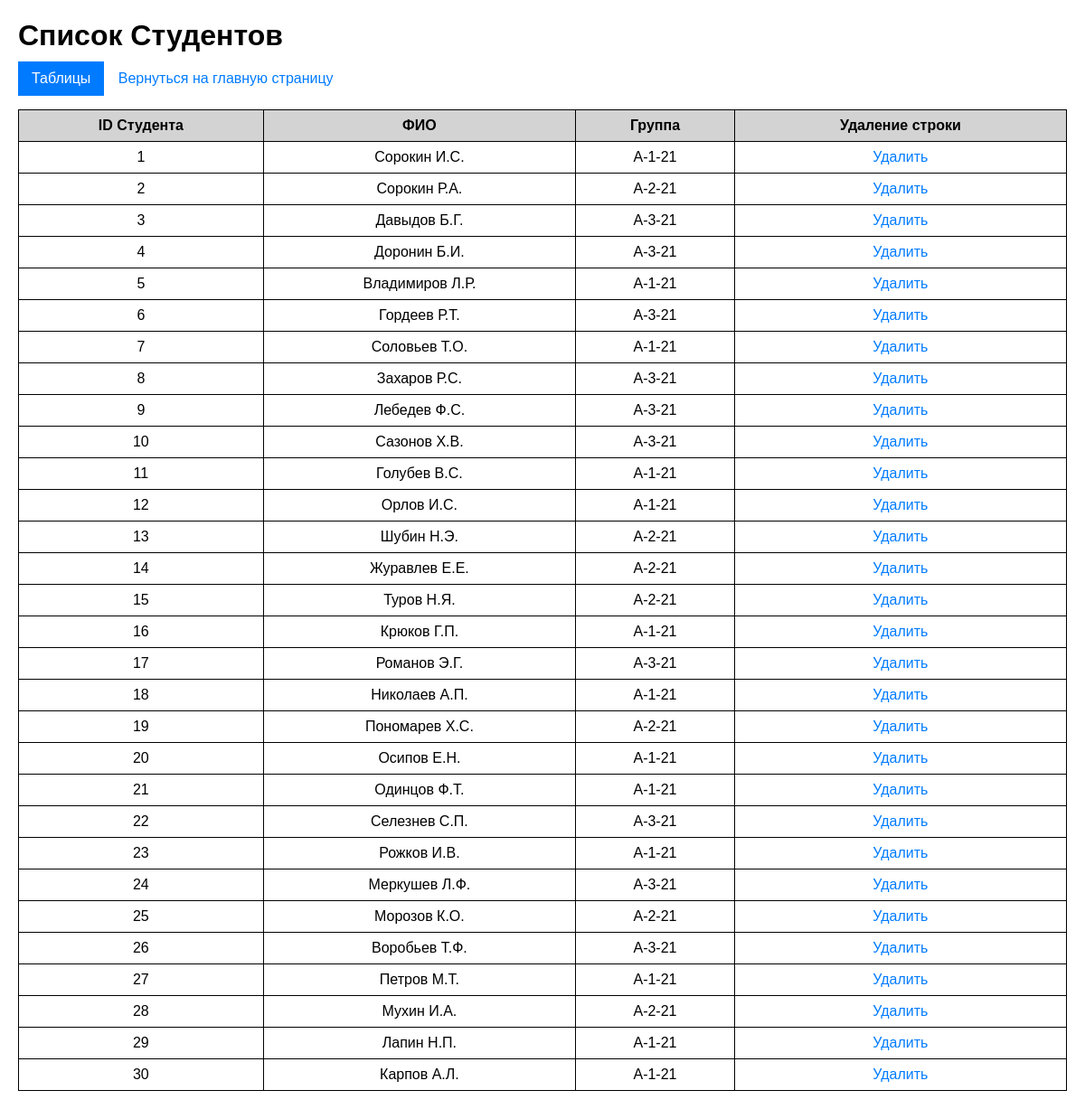
/students, run on the app's committed database.
### models.py (models this page shows)
class Student(Base):
    __tablename__ = 'students'
    student_id = Column(Integer, primary_key=True)
    firstname = Column(String, nullable=False)
    lastname = Column(String, nullable=False)
    patronymic = Column(String, nullable=False)
    group_student = Column(String, nullable=False)
    grades = relationship("StudentSubjectGrade", back_populates="student")
    interests = relationship("StudentThemeInterest", back_populates="student")
    distributions = relationship("Distribution", back_populates="student")

### app.py (the view)
@app.route("/students")
def display_students():
    students = student_repository.get_all(Student)
    return render_template('student_data.html', students=students)

### repositories.py (called while the page is built)
    def get_all(self, model):
        with self.Session() as session:
            return session.query(model).all()

### templates/student_data.html (shortened to what this page needs)
<!DOCTYPE html>
<html lang="en">
<head>
</head>
<body>
    <h1>Список Студентов</h1>
        {% include 'dropdown_tables.html' %}
    <a href="{{url_for('index')}}">Вернуться на главную страницу</a>
    <table>
        <tr>
            <th>ID Студента</th>
            <th>ФИО</th>
            <th>Группа</th>
            <th>Удаление строки</th>
        </tr>
        {%for student in students%}
        <tr>
            <td>{{student.student_id}}</td>
            <td>{{ student.lastname }} {{ student.firstname[0].upper() }}.{{ student.patronymic[0].upper()}}.</td>
            <td>{{student.group_student}}</td>
            <td>
                <a href=" ">Удалить</a>
            </td>
        </tr>
        {%endfor%}
    </table>
</body>
</html>

### templates/student_data.html (style rules this page uses)
body { font-family: Arial, sans-serif; margin: 20px; }
table { width: 100%; border-collapse: collapse; margin-top:15px; }
td,th { border: 1px solid ; padding: 8px; text-align: center; }
th { background-color: lightgray; font-size: 16px; font-weight: bold; }
a { font-size: 16px; padding: 5px 10px; text-decoration: none; color: #007bff; border: 1px solid transparent; border-radius: 5px; transition: background-color 0.3s; }
h1 { margin-bottom: 10px; }

### data on the page
Student: student_id "1", lastname "Сорокин", firstname "И", patronymic "С", group_student "A-1-21"
Student: student_id "2", lastname "Сорокин", firstname "Р", patronymic "А", group_student "A-2-21"
Student: student_id "3", lastname "Давыдов", firstname "Б", patronymic "Г", group_student "A-3-21"
Student: student_id "4", lastname "Доронин", firstname "Б", patronymic "И", group_student "A-3-21"
Student: student_id "5", lastname "Владимиров", firstname "Л", patronymic "Р", group_student "A-1-21"
Student: student_id "6", lastname "Гордеев", firstname "Р", patronymic "Т", group_student "A-3-21"
Student: student_id "7", lastname "Соловьев", firstname "Т", patronymic "О", group_student "A-1-21"
Student: student_id "8", lastname "Захаров", firstname "Р", patronymic "С", group_student "A-3-21"
Student: student_id "9", lastname "Лебедев", firstname "Ф", patronymic "С", group_student "A-3-21"
Student: student_id "10", lastname "Сазонов", firstname "Х", patronymic "В", group_student "A-3-21"
Student: student_id "11", lastname "Голубев", firstname "В", patronymic "С", group_student "A-1-21"
Student: student_id "12", lastname "Орлов", firstname "И", patronymic "С", group_student "A-1-21"
Student: student_id "13", lastname "Шубин", firstname "Н", patronymic "Э", group_student "A-2-21"
Student: student_id "14", lastname "Журавлев", firstname "Е", patronymic "Е", group_student "A-2-21"
Student: student_id "15", lastname "Туров", firstname "Н", patronymic "Я", group_student "A-2-21"
Student: student_id "16", lastname "Крюков", firstname "Г", patronymic "П", group_student "A-1-21"
Student: student_id "17", lastname "Романов", firstname "Э", patronymic "Г", group_student "A-3-21"
Student: student_id "18", lastname "Николаев", firstname "А", patronymic "П", group_student "A-1-21"
Student: student_id "19", lastname "Пономарев", firstname "Х", patronymic "С", group_student "A-2-21"
Student: student_id "20", lastname "Осипов", firstname "Е", patronymic "Н", group_student "A-1-21"
Student: student_id "21", lastname "Одинцов", firstname "Ф", patronymic "Т", group_student "A-1-21"
Student: student_id "22", lastname "Селезнев", firstname "С", patronymic "П", group_student "A-3-21"
Student: student_id "23", lastname "Рожков", firstname "И", patronymic "В", group_student "A-1-21"
Student: student_id "24", lastname "Меркушев", firstname "Л", patronymic "Ф", group_student "A-3-21"
Student: student_id "25", lastname "Морозов", firstname "К", patronymic "О", group_student "A-2-21"
Student: student_id "26", lastname "Воробьев", firstname "Т", patronymic "Ф", group_student "A-3-21"
Student: student_id "27", lastname "Петров", firstname "М", patronymic "Т", group_student "A-1-21"
Student: student_id "28", lastname "Мухин", firstname "И", patronymic "А", group_student "A-2-21"
Student: student_id "29", lastname "Лапин", firstname "Н", patronymic "П", group_student "A-1-21"
Student: student_id "30", lastname "Карпов", firstname "А", patronymic "Л", group_student "A-1-21"
